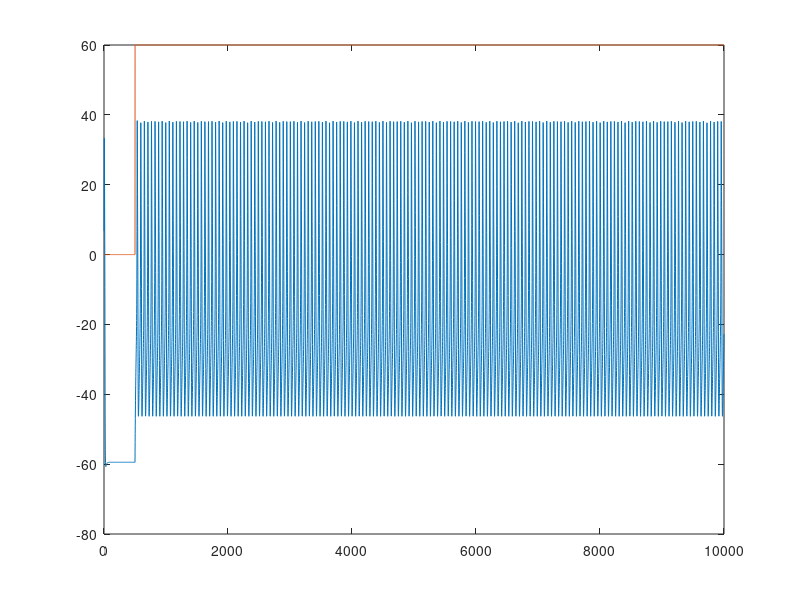

Here is the MATLAB script that generated this plot:

%Morris Lecar model 
%Written Stanislav Mircic
%2023 Backyard Brains


%Time step
dt = 1;


 %initial values 
 Iapp = 65;
 V = 0;
 n = 0;


%Reversal potentials
 ECa = 120; %mV
 EK = -84; %mV
 EL = -60; %mV
 Cm = 20; %microF/cm2



 gL = 2; %mS/cm2
 gK = 8;
 gCa = 4;
 gKCa = 0.75;

 V1 = -1.2;
 V2 = 18;
 
 
 %SNLC
 V3 = 12;
 V4 = 17.4;
 phi = 0.067;
 gCa = 4;
 

%  %Hopf
%  V3 = 2;
%  V4 = 30;
%  phi = 0.04;
%  gCa = 4.4;



%  %Homoclinic
%  V3 = 12;
%  V4 = 17.4;
%  phi = 0.23;
%  gCa = 4;
%  
 
 randomCurrent = 0;


 spike = false;
 photodiodeInputCurrent=0;



voltage = [];
input = [];
 for i=1:10000
    Iapp = 0;

    analogInput = 0;
    %get current from pot
    if(i>500)
%         if(mod(i,10000)<6000)
%             analogInput = 60;
%         else
%             analogInput = 0;
%         end
        analogInput = 60;
        
    end
    Iapp = Iapp + analogInput;
    input = [input analogInput];

   
    minf = 0.5*(1+tanh((V-V1)/V2));
    tau_n = 1.0/cosh((V-V3)/(2*V4));
    ninf = 0.5*(1+tanh((V-V3)/V4));
    
    
    V = V + ((-gL*(V-EL) - gK*n*(V-EK) - gCa*minf*(V-ECa)+Iapp)/Cm)*dt;
    n = n + phi*((ninf-n)/tau_n)*dt;
    
    
    voltage = [voltage V];
 end
    plot(voltage)
    hold on 
    plot(input)